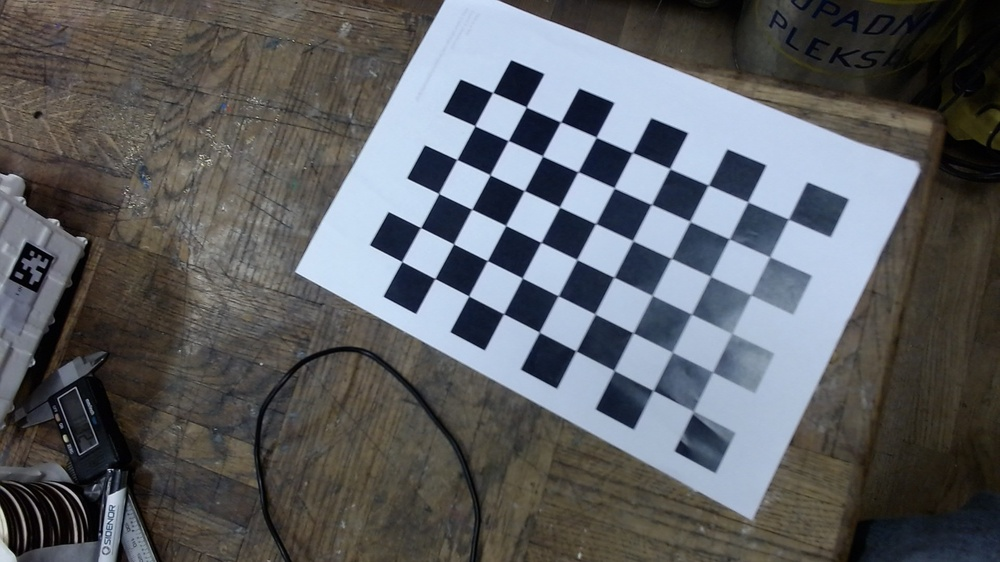
#> input picture Camera/calib/WIN_20260330_21_55_10_Pro.jpg, 1000 x 562 px, shrunk from 1920 x 1080 before the run
$ python calibrate_camera.py calib/WIN_20260330_21_55_10_Pro.jpg --rows 5 --cols 5
#> lines starting #> are read from the running program, lines starting #| are printed output that depends on the picture
#RUIN WITH
# python3 .\calibrate_camera.py -r 9 -c 6 -d (Get-ChildItem .\calib\*.jpg -File | Select-Object -ExpandProperty FullName)


from __future__ import print_function
import numpy as np
import cv2
import argparse

def main():

    parser = argparse.ArgumentParser(
        description='calibrate camera intrinsics using OpenCV')

    parser.add_argument('filenames', metavar='IMAGE', nargs='+',
                        help='input image files')

    parser.add_argument('-r', '--rows', metavar='N', type=int,
                        required=True,
                        help='# of chessboard corners in vertical direction')

    parser.add_argument('-c', '--cols', metavar='N', type=int,
                        required=True,
                        help='# of chessboard corners in horizontal direction')

    parser.add_argument('-s', '--size', metavar='NUM', type=float, default=1.0,
                        help='chessboard square size in user-chosen units (should not affect results)')

    parser.add_argument('-d', '--show-detections', action='store_true',
                        help='show detections in window')

    options = parser.parse_args()

    if options.rows < options.cols:
        patternsize = (options.cols, options.rows)
    else:
        patternsize = (options.rows, options.cols)

    sz = options.size

    x = np.arange(patternsize[0])*sz
    y = np.arange(patternsize[1])*sz

    xgrid, ygrid = np.meshgrid(x, y)
    zgrid = np.zeros_like(xgrid)
    opoints = np.dstack((xgrid, ygrid, zgrid)).reshape((-1, 1, 3)).astype(np.float32)

    imagesize = None

    win = 'Calibrate'
    cv2.namedWindow(win)

    ipoints = []

    for filename in options.filenames:

        rgb = cv2.imread(filename)
#> rgb is the input picture: shape (562, 1000, 3); mean B, G, R 99, 95.8, 93.7

        if rgb is None:
            print('warning: error opening {}, skipping'.format(filename))
            continue

        cursize = (rgb.shape[1], rgb.shape[0])
#> cursize = (1000, 562)

        if imagesize is None:
            imagesize = cursize
#> imagesize = (1000, 562)
        else:
            assert imagesize == cursize

        print('loaded ' + filename + ' of size {}x{}'.format(*imagesize))
#| loaded calib/WIN_20260330_21_55_10_Pro.jpg of size 1000x562

        if len(rgb.shape) == 3:
            gray = cv2.cvtColor(rgb, cv2.COLOR_RGB2GRAY)
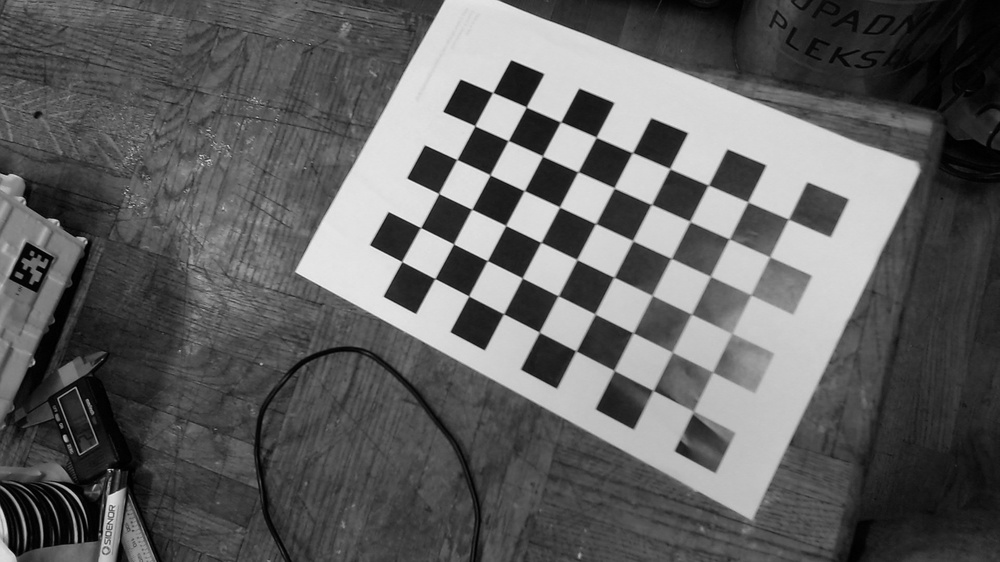
#> gray: shape (562, 1000); min 0, max 241, mean 96.5
        else:
            gray = rgb

        retval, corners = cv2.findChessboardCorners(gray, patternsize)
#> retval = False; corners = None

        if options.show_detections:
            display = cv2.cvtColor(gray, cv2.COLOR_GRAY2RGB)
            cv2.drawChessboardCorners(display, patternsize, corners, retval)
            cv2.imshow(win, display)
            while cv2.waitKey(5) not in range(128): pass

        if not retval:
            print('warning: no chessboard found in {}, skipping'.format(filename))
        else:
            ipoints.append( corners )

    flags = (cv2.CALIB_ZERO_TANGENT_DIST |
             cv2.CALIB_FIX_K1 |
             cv2.CALIB_FIX_K2 |
             cv2.CALIB_FIX_K3 |
             cv2.CALIB_FIX_K4 |
             cv2.CALIB_FIX_K5 |
             cv2.CALIB_FIX_K6)

    opoints = [opoints] * len(ipoints)

#> (the run stopped early here; a loop or call above may not have finished)

$ run again, on Camera/calib/WIN_20260330_21_55_18_Pro.jpg
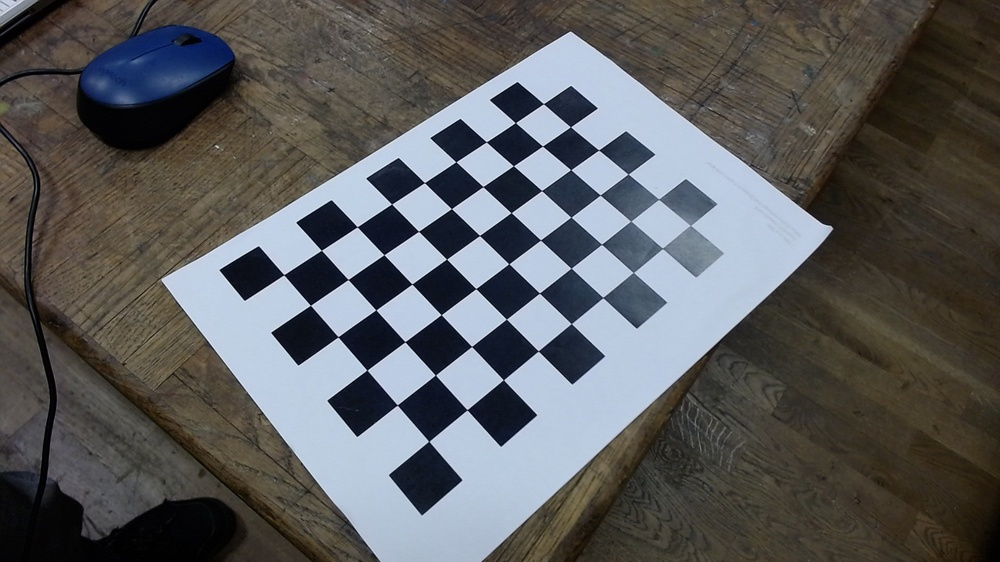
#> input picture Camera/calib/WIN_20260330_21_55_18_Pro.jpg, 1000 x 562 px, shrunk from 1920 x 1080 before the run
#> in main, rgb is the input picture: shape (562, 1000, 3); mean B, G, R 92.1, 91.3, 90.7
#| loaded calib/WIN_20260330_21_55_18_Pro.jpg of size 1000x562
#> in main, `gray = cv2.cvtColor(rgb, cv2.COLOR_RGB2GRAY)`:
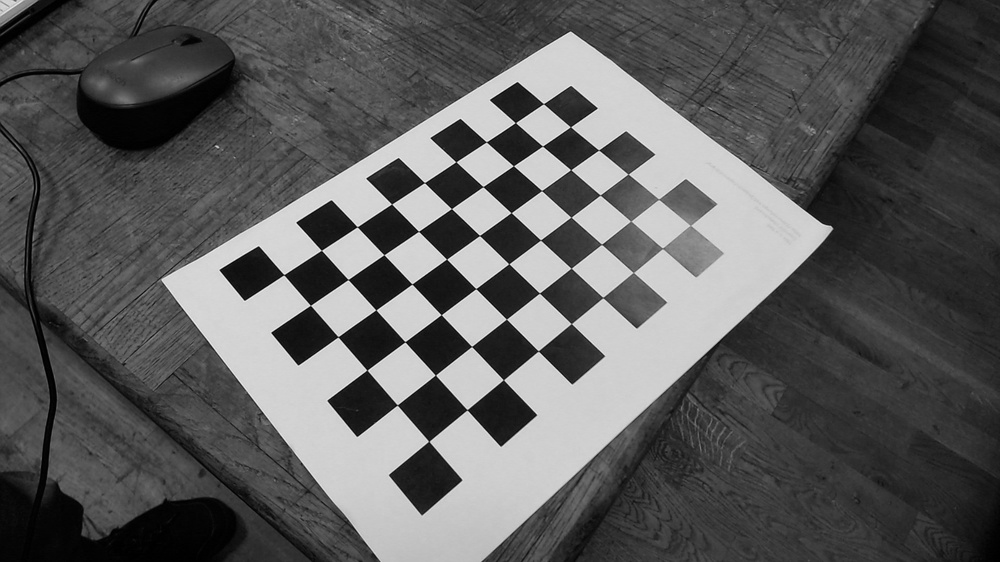
#> gray: shape (562, 1000); min 0, max 243, mean 91.5
#> retval = False; corners = None

$ run again, on Camera/calib/WIN_20260330_21_55_21_Pro.jpg
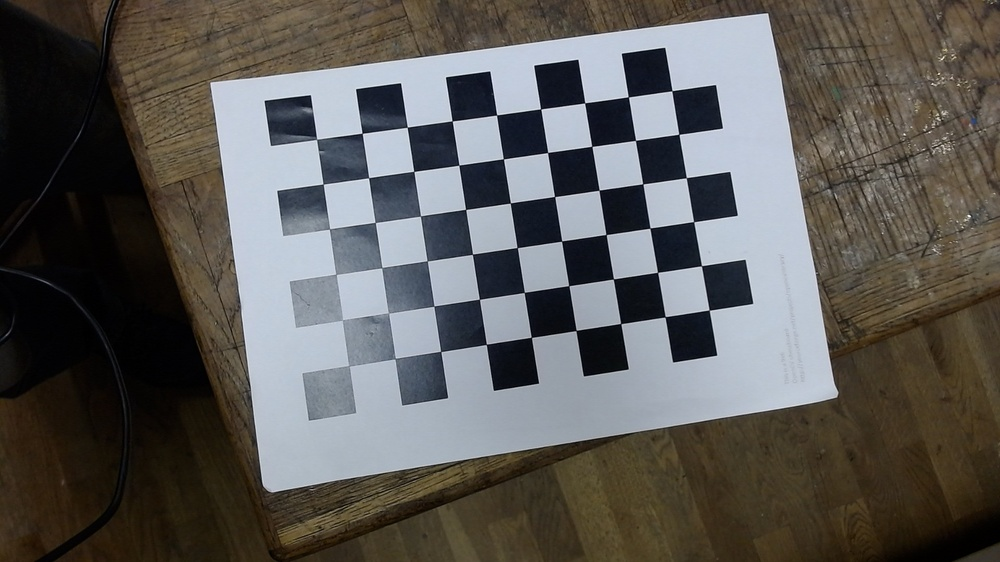
#> input picture Camera/calib/WIN_20260330_21_55_21_Pro.jpg, 1000 x 562 px, shrunk from 1920 x 1080 before the run
#> in main, rgb is the input picture: shape (562, 1000, 3); mean B, G, R 87.7, 90.6, 92.5
#| loaded calib/WIN_20260330_21_55_21_Pro.jpg of size 1000x562
#> in main, `gray = cv2.cvtColor(rgb, cv2.COLOR_RGB2GRAY)`:
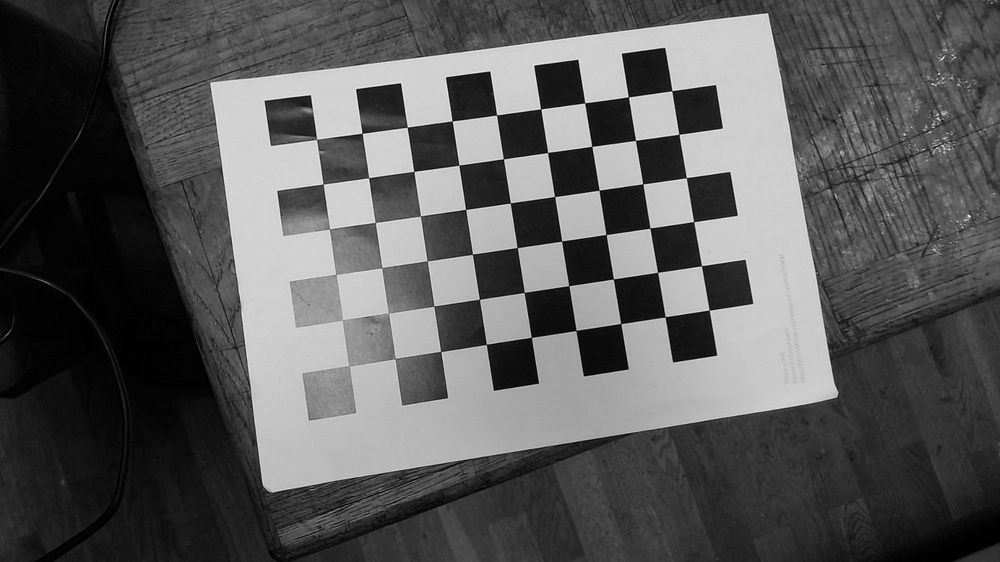
#> gray: shape (562, 1000); min 0, max 253, mean 89.9
#> retval = False; corners = None

$ run again, on Camera/calib/WIN_20260330_21_55_23_Pro.jpg
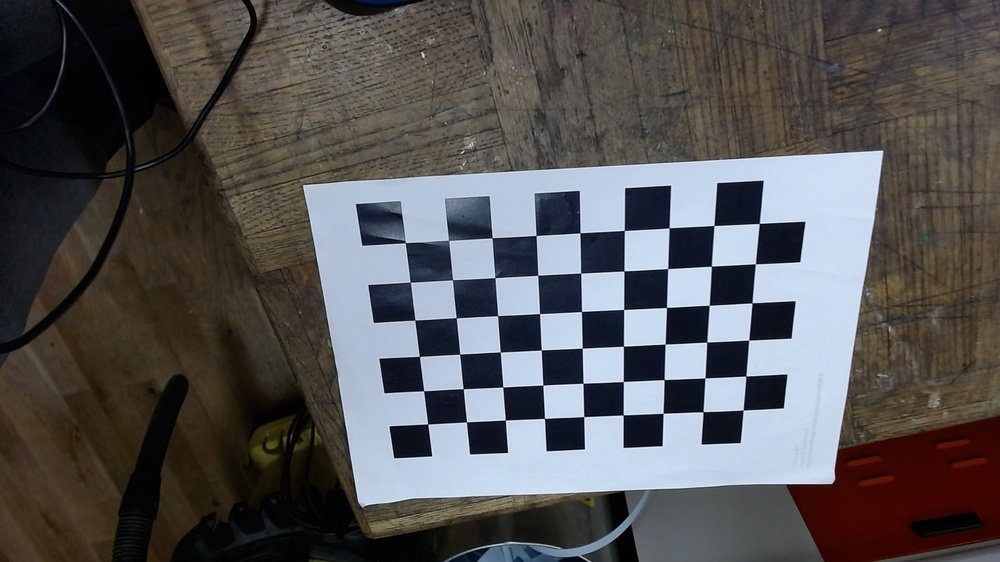
#> input picture Camera/calib/WIN_20260330_21_55_23_Pro.jpg, 1000 x 562 px, shrunk from 1920 x 1080 before the run
#> in main, rgb is the input picture: shape (562, 1000, 3); mean B, G, R 84.4, 83.7, 85.7
#| loaded calib/WIN_20260330_21_55_23_Pro.jpg of size 1000x562
#> in main, `gray = cv2.cvtColor(rgb, cv2.COLOR_RGB2GRAY)`:
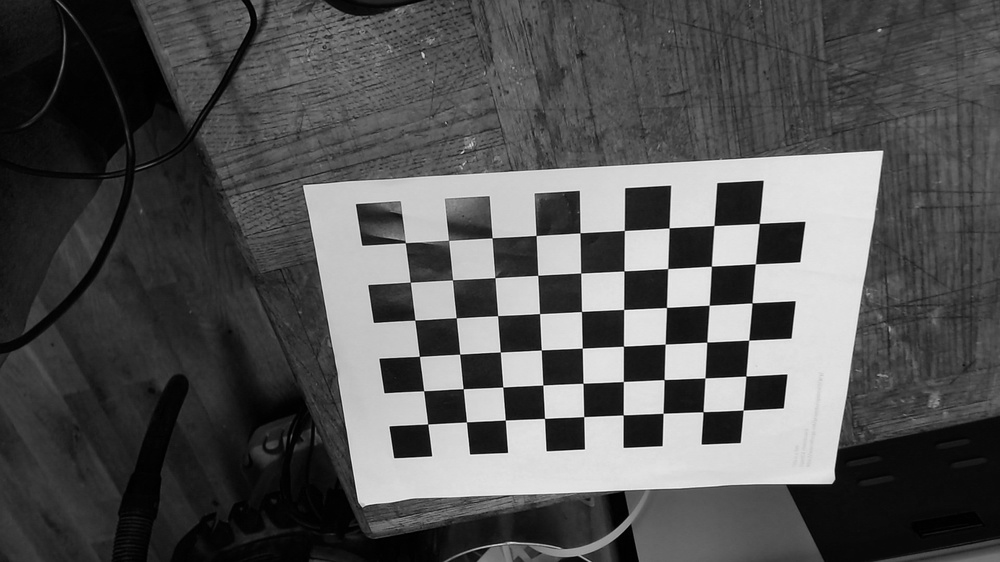
#> gray: shape (562, 1000); min 0, max 250, mean 84.2
#> retval = False; corners = None
